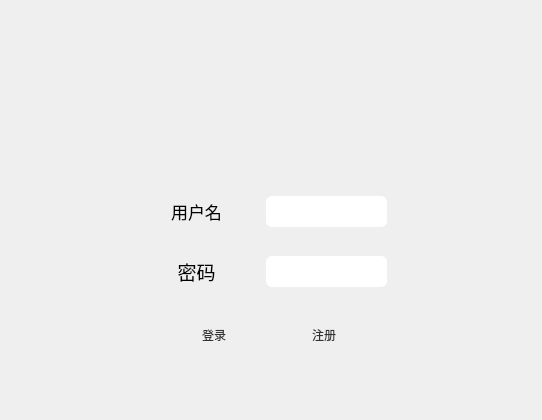
<?xml version="1.0" encoding="UTF-8"?>
<ui version="4.0">
 <class>chat_login</class>
 <widget class="QWidget" name="chat_login">
  <property name="geometry">
   <rect>
    <x>0</x>
    <y>0</y>
    <width>542</width>
    <height>420</height>
   </rect>
  </property>
  <property name="windowTitle">
   <string>Form</string>
  </property>
  <property name="styleSheet">
   <string notr="true">QWidget{
        background: qlineargradient(x1:0, y1:0, x2:1, y2:0, 
            stop:0 #64B5F6, stop:1 #F093FB);
        border: none;
}</string>
  </property>
  <widget class="QWidget" name="CentralWidget" native="true">
   <property name="geometry">
    <rect>
     <x>6</x>
     <y>6</y>
     <width>531</width>
     <height>371</height>
    </rect>
   </property>
   <widget class="QLabel" name="lb_QQ">
    <property name="geometry">
     <rect>
      <x>200</x>
      <y>20</y>
      <width>121</width>
      <height>91</height>
     </rect>
    </property>
    <property name="text">
     <string/>
    </property>
    <property name="alignment">
     <set>Qt::AlignCenter</set>
    </property>
   </widget>
   <widget class="QLabel" name="label">
    <property name="geometry">
     <rect>
      <x>160</x>
      <y>190</y>
      <width>61</width>
      <height>31</height>
     </rect>
    </property>
    <property name="font">
     <font>
      <pointsize>13</pointsize>
     </font>
    </property>
    <property name="text">
     <string>用户名</string>
    </property>
    <property name="alignment">
     <set>Qt::AlignCenter</set>
    </property>
   </widget>
   <widget class="QLineEdit" name="edt_name">
    <property name="geometry">
     <rect>
      <x>260</x>
      <y>190</y>
      <width>121</width>
      <height>31</height>
     </rect>
    </property>
    <property name="styleSheet">
     <string notr="true">border: none;
    border-radius: 6px;
    padding: 8px 12px;
    font-size:14px;
    color:#333;</string>
    </property>
   </widget>
   <widget class="QLabel" name="label_2">
    <property name="geometry">
     <rect>
      <x>160</x>
      <y>250</y>
      <width>61</width>
      <height>31</height>
     </rect>
    </property>
    <property name="font">
     <font>
      <pointsize>14</pointsize>
     </font>
    </property>
    <property name="text">
     <string>密码</string>
    </property>
    <property name="alignment">
     <set>Qt::AlignCenter</set>
    </property>
   </widget>
   <widget class="QLineEdit" name="edt_password">
    <property name="geometry">
     <rect>
      <x>260</x>
      <y>250</y>
      <width>121</width>
      <height>31</height>
     </rect>
    </property>
    <property name="styleSheet">
     <string notr="true">border: none;
    border-radius: 6px;
    padding: 8px 12px;
    font-size:14px;
    color:#333;</string>
    </property>
    <property name="echoMode">
     <enum>QLineEdit::Password</enum>
    </property>
   </widget>
   <widget class="QPushButton" name="btn_login">
    <property name="geometry">
     <rect>
      <x>180</x>
      <y>320</y>
      <width>56</width>
      <height>18</height>
     </rect>
    </property>
    <property name="styleSheet">
     <string notr="true">
    border: none;
    border-radius: 6px;
    font-size: 9pt;
    color: #333333;
    padding: 2px 6px;</string>
    </property>
    <property name="text">
     <string>登录</string>
    </property>
   </widget>
   <widget class="QPushButton" name="btn_reg">
    <property name="geometry">
     <rect>
      <x>290</x>
      <y>320</y>
      <width>56</width>
      <height>18</height>
     </rect>
    </property>
    <property name="styleSheet">
     <string notr="true">
    border: none;
    border-radius: 6px;
    font-size: 9pt;
    color: #333333;
    padding: 2px 6px;</string>
    </property>
    <property name="text">
     <string>注册</string>
    </property>
   </widget>
  </widget>
 </widget>
 <resources/>
 <connections/>
</ui>
